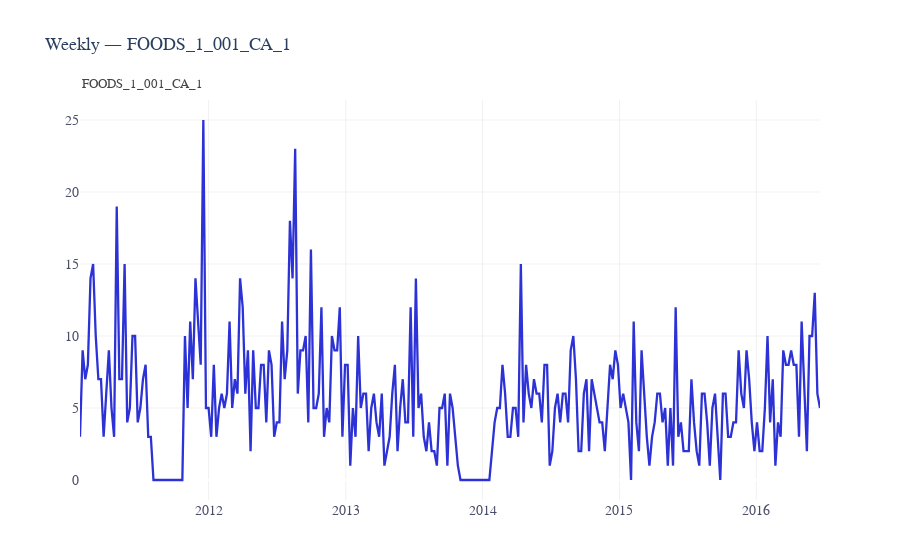

The notebook cell saved with this chart:
### Code cell
plot_timeseries(
    weekly_sales,
    id_col='unique_id', date_col='ds', value_col='y',
    ids=sample_id,
    style={'title': f'Weekly — {sample_id}'},
)

### Figure 1 — Plotly figure (JSON) as saved in the notebook; plotly's stock layout.template omitted (floating-point values rounded to 4 significant figures; data arrays with more than 128 entries replaced by an {"elided": "..."} marker saying what was removed)
{"data": [{"line": {"color": "#2C32D5", "width": 2.3}, "mode": "lines", "name": "FOODS_1_001_CA_1", "showlegend": false, "type": "scatter", "x": {"elided": "277 str values"}, "y": {"elided": "277 float values"}}], "layout": {"annotations": [{"align": "left", "font": {"color": "#444", "size": 13}, "name": "tsforge_subtitle", "showarrow": false, "text": "FOODS_1_001_CA_1", "x": 0, "xref": "paper", "y": 1.06, "yref": "paper"}], "font": {"family": "Source Sans Pro", "size": 14}, "legend": {"bgcolor": "rgba(255,255,255,0.80)", "bordercolor": "rgba(180,180,180,0.35)", "borderwidth": 1, "font": {"color": "#222222", "size": 12}, "orientation": "h", "x": 1, "xanchor": "right", "y": 1.12, "yanchor": "top"}, "margin": {"b": 60}, "paper_bgcolor": "white", "plot_bgcolor": "white", "showlegend": false, "title": {"font": {"size": 18}, "text": "Weekly — FOODS_1_001_CA_1"}, "xaxis": {"color": "#4A4E69", "gridcolor": "rgba(0,0,0,0.06)", "showgrid": true, "tickcolor": "#4A4E69"}, "yaxis": {"color": "#4A4E69", "gridcolor": "rgba(0,0,0,0.06)", "showgrid": true, "tickcolor": "#4A4E69"}}}
